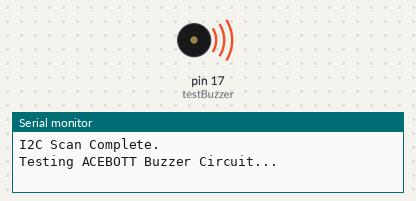
Bench run of a sketch on a simulated Arduino Uno, built with avr-gcc and run on an emulated ATmega328P. Shown: buzzer (waves = sounding), the last lines printed to the serial monitor.

Above: at 0.1 s.
At 0.6 s:
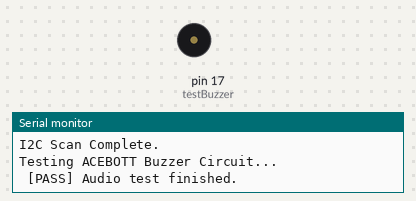
Timing chart, 0 to 2.1 s (numbered marks = the images above):
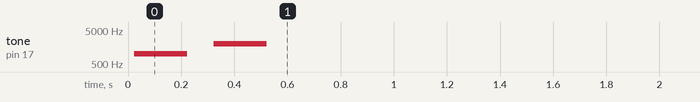

Measured:
- by itself, tone on pin 17 (testBuzzer): silent → 1000 Hz at 0.02 s, → silent 0.20 s later, → 2000 Hz 0.10 s later, → silent 0.20 s later

The sketch:

sensor_health_check.ino
```cpp
#include <Wire.h>

void setup() {
  Serial.begin(115200);
  while (!Serial);
  Wire.begin();

  Serial.println("\n=== MatriSense Hardware Health Diagnostics ===");
  scanI2CBus();
  testBuzzer();
}

void scanI2CBus() {
  byte error, address;
  int nDevices = 0;

  Serial.println("Scanning I2C Bus for Sensors...");
  for (address = 1; address < 127; address++) {
    Wire.beginTransmission(address);
    error = Wire.endTransmission();

    if (error == 0) {
      Serial.print(" [PASS] Found I2C Device at address: 0x");
      if (address < 16) Serial.print("0");
      Serial.print(address, HEX);

      if (address == 0x57) Serial.println(" (MAX30100 PulseOximeter)");
      else if (address == 0x68) Serial.println(" (MPU-6050 Motion Sensor)");
      else if (address == 0x48) Serial.println(" (TMP117 Precision Temp)");
      else Serial.println(" (Unknown Device)");

      nDevices++;
    }
  }
  if (nDevices == 0) {
    Serial.println(" [FAIL] No I2C devices detected! Check SDA/SCL pull-up resistors or voltage levels.");
  } else {
    Serial.println("I2C Scan Complete.\n");
  }
}

void testBuzzer() {
  Serial.println("Testing ACEBOTT Buzzer Circuit...");
  pinMode(17, OUTPUT);
  tone(17, 1000, 200);
  delay(300);
  tone(17, 2000, 200);
  Serial.println(" [PASS] Audio test finished.\n");
}

void loop() {
  // Idle after diagnostic sequence completes
}
```
